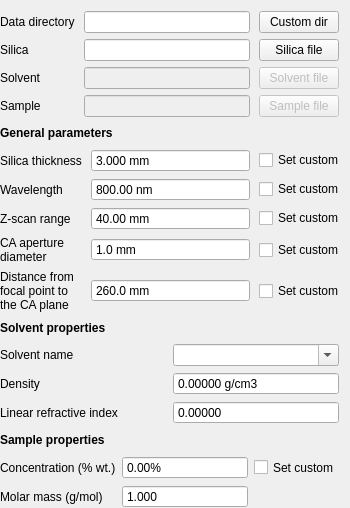
           <widget class="QFrame" name="fitting_leftmenu">
            <property name="sizePolicy">
             <sizepolicy hsizetype="Fixed" vsizetype="Minimum">
              <horstretch>0</horstretch>
              <verstretch>0</verstretch>
             </sizepolicy>
            </property>
            <property name="minimumSize">
             <size>
              <width>350</width>
              <height>500</height>
             </size>
            </property>
            <layout class="QVBoxLayout" name="verticalLayout_3">
             <property name="leftMargin">
              <number>0</number>
             </property>
             <property name="bottomMargin">
              <number>0</number>
             </property>
             <item>
              <layout class="QGridLayout" name="fittingFiles">
               <property name="horizontalSpacing">
                <number>9</number>
               </property>
               <item row="3" column="2">
                <widget class="QPushButton" name="customSampleFile_pushButton">
                 <property name="enabled">
                  <bool>false</bool>
                 </property>
                 <property name="minimumSize">
                  <size>
                   <width>80</width>
                   <height>0</height>
                  </size>
                 </property>
                 <property name="maximumSize">
                  <size>
                   <width>80</width>
                   <height>16777215</height>
                  </size>
                 </property>
                 <property name="text">
                  <string>Sample file</string>
                 </property>
                </widget>
               </item>
               <item row="2" column="2">
                <widget class="QPushButton" name="customSolventFile_pushButton">
                 <property name="enabled">
                  <bool>false</bool>
                 </property>
                 <property name="minimumSize">
                  <size>
                   <width>80</width>
                   <height>0</height>
                  </size>
                 </property>
                 <property name="maximumSize">
                  <size>
                   <width>80</width>
                   <height>16777215</height>
                  </size>
                 </property>
                 <property name="text">
                  <string>Solvent file</string>
                 </property>
                </widget>
               </item>
               <item row="3" column="0">
                <widget class="QLabel" name="label_31">
                 <property name="minimumSize">
                  <size>
                   <width>75</width>
                   <height>0</height>
                  </size>
                 </property>
                 <property name="text">
                  <string>Sample</string>
                 </property>
                 <property name="wordWrap">
                  <bool>true</bool>
                 </property>
                </widget>
               </item>
               <item row="0" column="2">
                <widget class="QPushButton" name="customDirectory_pushButton">
                 <property name="minimumSize">
                  <size>
                   <width>80</width>
                   <height>0</height>
                  </size>
                 </property>
                 <property name="maximumSize">
                  <size>
                   <width>80</width>
                   <height>16777215</height>
                  </size>
                 </property>
                 <property name="text">
                  <string>Custom dir</string>
                 </property>
                </widget>
               </item>
               <item row="1" column="1">
                <widget class="QLineEdit" name="silicaFilename_lineEdit">
                 <property name="focusPolicy">
                  <enum>Qt::NoFocus</enum>
                 </property>
                 <property name="contextMenuPolicy">
                  <enum>Qt::NoContextMenu</enum>
                 </property>
                 <property name="readOnly">
                  <bool>true</bool>
                 </property>
                </widget>
               </item>
               <item row="3" column="1">
                <widget class="QLineEdit" name="sampleFilename_lineEdit">
                 <property name="enabled">
                  <bool>false</bool>
                 </property>
                 <property name="focusPolicy">
                  <enum>Qt::NoFocus</enum>
                 </property>
                 <property name="contextMenuPolicy">
                  <enum>Qt::NoContextMenu</enum>
                 </property>
                 <property name="readOnly">
                  <bool>true</bool>
                 </property>
                </widget>
               </item>
               <item row="2" column="0">
                <widget class="QLabel" name="label_30">
                 <property name="minimumSize">
                  <size>
                   <width>75</width>
                   <height>0</height>
                  </size>
                 </property>
                 <property name="text">
                  <string>Solvent</string>
                 </property>
                 <property name="wordWrap">
                  <bool>true</bool>
                 </property>
                </widget>
               </item>
               <item row="1" column="0">
                <widget class="QLabel" name="label_29">
                 <property name="minimumSize">
                  <size>
                   <width>75</width>
                   <height>0</height>
                  </size>
                 </property>
                 <property name="text">
                  <string>Silica</string>
                 </property>
                </widget>
               </item>
               <item row="1" column="2">
                <widget class="QPushButton" name="customSilicaFile_pushButton">
                 <property name="minimumSize">
                  <size>
                   <width>80</width>
                   <height>0</height>
                  </size>
                 </property>
                 <property name="maximumSize">
                  <size>
                   <width>80</width>
                   <height>16777215</height>
                  </size>
                 </property>
                 <property name="text">
                  <string>Silica file</string>
                 </property>
                </widget>
               </item>
               <item row="2" column="1">
                <widget class="QLineEdit" name="solventFilename_lineEdit">
                 <property name="enabled">
                  <bool>false</bool>
                 </property>
                 <property name="focusPolicy">
                  <enum>Qt::NoFocus</enum>
                 </property>
                 <property name="contextMenuPolicy">
                  <enum>Qt::NoContextMenu</enum>
                 </property>
                 <property name="readOnly">
                  <bool>true</bool>
                 </property>
                </widget>
               </item>
               <item row="0" column="0">
                <widget class="QLabel" name="label_28">
                 <property name="minimumSize">
                  <size>
                   <width>75</width>
                   <height>0</height>
                  </size>
                 </property>
                 <property name="text">
                  <string>Data directory</string>
                 </property>
                </widget>
               </item>
               <item row="0" column="1">
                <widget class="QLineEdit" name="dataDirectory_lineEdit">
                 <property name="focusPolicy">
                  <enum>Qt::NoFocus</enum>
                 </property>
                 <property name="contextMenuPolicy">
                  <enum>Qt::NoContextMenu</enum>
                 </property>
                </widget>
               </item>
              </layout>
             </item>
             <item>
              <widget class="QLabel" name="label_36">
               <property name="sizePolicy">
                <sizepolicy hsizetype="Preferred" vsizetype="Fixed">
                 <horstretch>0</horstretch>
                 <verstretch>0</verstretch>
                </sizepolicy>
               </property>
               <property name="minimumSize">
                <size>
                 <width>0</width>
                 <height>20</height>
                </size>
               </property>
               <property name="font">
                <font>
                 <weight>75</weight>
                 <bold>true</bold>
                </font>
               </property>
               <property name="text">
                <string>General parameters</string>
               </property>
              </widget>
             </item>
             <item>
              <layout class="QGridLayout" name="genParams">
               <property name="horizontalSpacing">
                <number>9</number>
               </property>
               <item row="4" column="0">
                <widget class="QLabel" name="label_48">
                 <property name="minimumSize">
                  <size>
                   <width>75</width>
                   <height>40</height>
                  </size>
                 </property>
                 <property name="maximumSize">
                  <size>
                   <width>80</width>
                   <height>75</height>
                  </size>
                 </property>
                 <property name="text">
                  <string>Distance from focal point to the CA plane</string>
                 </property>
                 <property name="wordWrap">
                  <bool>true</bool>
                 </property>
                </widget>
               </item>
               <item row="0" column="2">
                <widget class="QCheckBox" name="customSilicaThickness_checkBox">
                 <property name="minimumSize">
                  <size>
                   <width>75</width>
                   <height>0</height>
                  </size>
                 </property>
                 <property name="maximumSize">
                  <size>
                   <width>80</width>
                   <height>16777215</height>
                  </size>
                 </property>
                 <property name="text">
                  <string>Set custom</string>
                 </property>
                 <property name="checked">
                  <bool>false</bool>
                 </property>
                </widget>
               </item>
               <item row="3" column="1">
                <widget class="QDoubleSpinBox" name="apertureDiameter_doubleSpinBox">
                 <property name="sizePolicy">
                  <sizepolicy hsizetype="Expanding" vsizetype="Fixed">
                   <horstretch>0</horstretch>
                   <verstretch>0</verstretch>
                  </sizepolicy>
                 </property>
                 <property name="locale">
                  <locale language="English" country="UnitedStates"/>
                 </property>
                 <property name="readOnly">
                  <bool>true</bool>
                 </property>
                 <property name="buttonSymbols">
                  <enum>QAbstractSpinBox::NoButtons</enum>
                 </property>
                 <property name="suffix">
                  <string> mm</string>
                 </property>
                 <property name="decimals">
                  <number>1</number>
                 </property>
                 <property name="value">
                  <double>1.000000000000000</double>
                 </property>
                </widget>
               </item>
               <item row="4" column="1">
                <widget class="QDoubleSpinBox" name="apertureToFocusDistance_doubleSpinBox">
                 <property name="sizePolicy">
                  <sizepolicy hsizetype="Expanding" vsizetype="Fixed">
                   <horstretch>0</horstretch>
                   <verstretch>0</verstretch>
                  </sizepolicy>
                 </property>
                 <property name="locale">
                  <locale language="English" country="UnitedStates"/>
                 </property>
                 <property name="readOnly">
                  <bool>true</bool>
                 </property>
                 <property name="buttonSymbols">
                  <enum>QAbstractSpinBox::NoButtons</enum>
                 </property>
                 <property name="suffix">
                  <string> mm</string>
                 </property>
                 <property name="decimals">
                  <number>1</number>
                 </property>
                 <property name="maximum">
                  <double>10000.000000000000000</double>
                 </property>
                 <property name="value">
                  <double>260.000000000000000</double>
                 </property>
                </widget>
               </item>
               <item row="1" column="2">
                <widget class="QCheckBox" name="customWavelength_checkBox">
                 <property name="minimumSize">
                  <size>
                   <width>75</width>
                   <height>0</height>
                  </size>
                 </property>
                 <property name="maximumSize">
                  <size>
                   <width>80</width>
                   <height>16777215</height>
                  </size>
                 </property>
                 <property name="text">
                  <string>Set custom</string>
                 </property>
                 <property name="checked">
                  <bool>false</bool>
                 </property>
                </widget>
               </item>
               <item row="0" column="1">
                <widget class="QDoubleSpinBox" name="silicaThickness_dataFittingTab_doubleSpinBox">
                 <property name="sizePolicy">
                  <sizepolicy hsizetype="Expanding" vsizetype="Fixed">
                   <horstretch>0</horstretch>
                   <verstretch>0</verstretch>
                  </sizepolicy>
                 </property>
                 <property name="locale">
                  <locale language="English" country="UnitedStates"/>
                 </property>
                 <property name="readOnly">
                  <bool>true</bool>
                 </property>
                 <property name="buttonSymbols">
                  <enum>QAbstractSpinBox::NoButtons</enum>
                 </property>
                 <property name="suffix">
                  <string> mm</string>
                 </property>
                 <property name="decimals">
                  <number>3</number>
                 </property>
                 <property name="value">
                  <double>3.000000000000000</double>
                 </property>
                </widget>
               </item>
               <item row="1" column="1">
                <widget class="QDoubleSpinBox" name="wavelength_dataFittingTab_doubleSpinBox">
                 <property name="sizePolicy">
                  <sizepolicy hsizetype="Expanding" vsizetype="Fixed">
                   <horstretch>0</horstretch>
                   <verstretch>0</verstretch>
                  </sizepolicy>
                 </property>
                 <property name="toolTip">
                  <string>&lt;html&gt;&lt;head/&gt;&lt;body&gt;&lt;p&gt;As loaded from &amp;quot;Silica&amp;quot; data file.&lt;br/&gt;Otherwise, defaults to 800 nm.&lt;br/&gt;To use custom value, check &amp;quot;Set custom&amp;quot; to the right.&lt;/p&gt;&lt;/body&gt;&lt;/html&gt;</string>
                 </property>
                 <property name="locale">
                  <locale language="English" country="UnitedStates"/>
                 </property>
                 <property name="readOnly">
                  <bool>true</bool>
                 </property>
                 <property name="buttonSymbols">
                  <enum>QAbstractSpinBox::NoButtons</enum>
                 </property>
                 <property name="suffix">
                  <string> nm</string>
                 </property>
                 <property name="maximum">
                  <double>20000.000000000000000</double>
                 </property>
                 <property name="value">
                  <double>800.000000000000000</double>
                 </property>
                </widget>
               </item>
               <item row="2" column="0">
                <widget class="QLabel" name="label_35">
                 <property name="minimumSize">
                  <size>
                   <width>75</width>
                   <height>0</height>
                  </size>
                 </property>
                 <property name="text">
                  <string>Z-scan range  </string>
                 </property>
                </widget>
               </item>
               <item row="3" column="2">
                <widget class="QCheckBox" name="customApertureDiameter_checkBox">
                 <property name="minimumSize">
                  <size>
                   <width>75</width>
                   <height>0</height>
                  </size>
                 </property>
                 <property name="maximumSize">
                  <size>
                   <width>80</width>
                   <height>16777215</height>
                  </size>
                 </property>
                 <property name="text">
                  <string>Set custom</string>
                 </property>
                 <property name="checked">
                  <bool>false</bool>
                 </property>
                </widget>
               </item>
               <item row="1" column="0">
                <widget class="QLabel" name="label_27">
                 <property name="minimumSize">
                  <size>
                   <width>75</width>
                   <height>0</height>
                  </size>
                 </property>
                 <property name="text">
                  <string>Wavelength</string>
                 </property>
                </widget>
               </item>
               <item row="3" column="0">
                <widget class="QLabel" name="label_43">
                 <property name="minimumSize">
                  <size>
                   <width>75</width>
                   <height>0</height>
                  </size>
                 </property>
                 <property name="text">
                  <string>CA aperture diameter</string>
                 </property>
                 <property name="wordWrap">
                  <bool>true</bool>
                 </property>
                </widget>
               </item>
               <item row="4" column="2">
                <widget class="QCheckBox" name="customApertureToFocusDistance_checkBox">
                 <property name="minimumSize">
                  <size>
                   <width>75</width>
                   <height>0</height>
                  </size>
                 </property>
                 <property name="maximumSize">
                  <size>
                   <width>80</width>
                   <height>16777215</height>
                  </size>
                 </property>
                 <property name="text">
                  <string>Set custom</string>
                 </property>
                 <property name="checked">
                  <bool>false</bool>
                 </property>
                </widget>
               </item>
               <item row="2" column="1">
                <widget class="QDoubleSpinBox" name="zscanRange_doubleSpinBox">
                 <property name="sizePolicy">
                  <sizepolicy hsizetype="Expanding" vsizetype="Fixed">
                   <horstretch>0</horstretch>
                   <verstretch>0</verstretch>
                  </sizepolicy>
                 </property>
                 <property name="toolTip">
                  <string>&lt;html&gt;&lt;head/&gt;&lt;body&gt;&lt;p&gt;As loaded from &amp;quot;Silica&amp;quot; data file.&lt;br/&gt;Otherwise, defaults to 40 mm.&lt;br/&gt;To use custom value, check &amp;quot;Set custom&amp;quot; to the right.&lt;/p&gt;&lt;p&gt;Caution: for data files not created with this program,&lt;br/&gt;the range will not be properly set (due to wrong&lt;br/&gt;assignment of starting and ending position of the bench).&lt;/p&gt;&lt;/body&gt;&lt;/html&gt;</string>
                 </property>
                 <property name="locale">
                  <locale language="English" country="UnitedStates"/>
                 </property>
                 <property name="readOnly">
                  <bool>true</bool>
                 </property>
                 <property name="buttonSymbols">
                  <enum>QAbstractSpinBox::NoButtons</enum>
                 </property>
                 <property name="suffix">
                  <string> mm</string>
                 </property>
                 <property name="maximum">
                  <double>100.000000000000000</double>
                 </property>
                 <property name="value">
                  <double>40.000000000000000</double>
                 </property>
                </widget>
               </item>
               <item row="2" column="2">
                <widget class="QCheckBox" name="customZscanRange_checkBox">
                 <property name="minimumSize">
                  <size>
                   <width>75</width>
                   <height>0</height>
                  </size>
                 </property>
                 <property name="maximumSize">
                  <size>
                   <width>80</width>
                   <height>16777215</height>
                  </size>
                 </property>
                 <property name="toolTip">
                  <string>&lt;html&gt;&lt;head/&gt;&lt;body&gt;&lt;p&gt;If this box is checked, this value will not&lt;br/&gt;be read from silica files.&lt;/p&gt;&lt;/body&gt;&lt;/html&gt;</string>
                 </property>
                 <property name="text">
                  <string>Set custom</string>
                 </property>
                 <property name="checked">
                  <bool>false</bool>
                 </property>
                </widget>
               </item>
               <item row="0" column="0">
                <widget class="QLabel" name="label_65">
                 <property name="minimumSize">
                  <size>
                   <width>75</width>
                   <height>0</height>
                  </size>
                 </property>
                 <property name="text">
                  <string>Silica thickness</string>
                 </property>
                </widget>
               </item>
              </layout>
             </item>
             <item>
              <widget class="QLabel" name="label_37">
               <property name="sizePolicy">
                <sizepolicy hsizetype="Preferred" vsizetype="Fixed">
                 <horstretch>0</horstretch>
                 <verstretch>0</verstretch>
                </sizepolicy>
               </property>
               <property name="minimumSize">
                <size>
                 <width>0</width>
                 <height>20</height>
                </size>
               </property>
               <property name="font">
                <font>
                 <weight>75</weight>
                 <bold>true</bold>
                </font>
               </property>
               <property name="text">
                <string>Solvent properties</string>
               </property>
              </widget>
             </item>
             <item>
              <layout class="QGridLayout" name="solventFittingParams">
               <item row="0" column="0">
                <widget class="QLabel" name="label_39">
                 <property name="text">
                  <string>Solvent name</string>
                 </property>
                </widget>
               </item>
               <item row="1" column="0">
                <widget class="QLabel" name="label_40">
                 <property name="text">
                  <string>Density</string>
                 </property>
                </widget>
               </item>
               <item row="2" column="0">
                <widget class="QLabel" name="label_41">
                 <property name="text">
                  <string>Linear refractive index</string>
                 </property>
                </widget>
               </item>
               <item row="0" column="1">
                <widget class="MyComboBox" name="solventName_comboBox">
                 <property name="editable">
                  <bool>true</bool>
                 </property>
                 <property name="insertPolicy">
                  <enum>QComboBox::InsertAlphabetically</enum>
                 </property>
                </widget>
               </item>
               <item row="1" column="1">
                <widget class="QDoubleSpinBox" name="solventDensity_doubleSpinBox">
                 <property name="locale">
                  <locale language="English" country="UnitedStates"/>
                 </property>
                 <property name="buttonSymbols">
                  <enum>QAbstractSpinBox::NoButtons</enum>
                 </property>
                 <property name="suffix">
                  <string> g/cm3</string>
                 </property>
                 <property name="decimals">
                  <number>5</number>
                 </property>
                 <property name="singleStep">
                  <double>0.000010000000000</double>
                 </property>
                </widget>
               </item>
               <item row="2" column="1">
                <widget class="QDoubleSpinBox" name="solventRefrIdx_doubleSpinBox">
                 <property name="locale">
                  <locale language="English" country="UnitedStates"/>
                 </property>
                 <property name="buttonSymbols">
                  <enum>QAbstractSpinBox::NoButtons</enum>
                 </property>
                 <property name="decimals">
                  <number>5</number>
                 </property>
                 <property name="singleStep">
                  <double>0.000010000000000</double>
                 </property>
                </widget>
               </item>
              </layout>
             </item>
             <item>
              <widget class="QLabel" name="label_38">
               <property name="sizePolicy">
                <sizepolicy hsizetype="Preferred" vsizetype="Fixed">
                 <horstretch>0</horstretch>
                 <verstretch>0</verstretch>
                </sizepolicy>
               </property>
               <property name="minimumSize">
                <size>
                 <width>0</width>
                 <height>20</height>
                </size>
               </property>
               <property name="font">
                <font>
                 <weight>75</weight>
                 <bold>true</bold>
                </font>
               </property>
               <property name="text">
                <string>Sample properties</string>
               </property>
              </widget>
             </item>
             <item>
              <layout class="QGridLayout" name="sampleFittingParams">
               <item row="0" column="1">
                <widget class="QDoubleSpinBox" name="concentration_dataFittingTab_doubleSpinBox">
                 <property name="locale">
                  <locale language="English" country="UnitedStates"/>
                 </property>
                 <property name="readOnly">
                  <bool>true</bool>
                 </property>
                 <property name="buttonSymbols">
                  <enum>QAbstractSpinBox::NoButtons</enum>
                 </property>
                 <property name="suffix">
                  <string>%</string>
                 </property>
                 <property name="maximum">
                  <double>100.000000000000000</double>
                 </property>
                </widget>
               </item>
               <item row="0" column="2">
                <widget class="QCheckBox" name="customConcentration_checkBox">
                 <property name="sizePolicy">
                  <sizepolicy hsizetype="Fixed" vsizetype="Preferred">
                   <horstretch>0</horstretch>
                   <verstretch>0</verstretch>
                  </sizepolicy>
                 </property>
                 <property name="minimumSize">
                  <size>
                   <width>75</width>
                   <height>0</height>
                  </size>
                 </property>
                 <property name="text">
                  <string>Set custom</string>
                 </property>
                 <property name="checked">
                  <bool>false</bool>
                 </property>
                </widget>
               </item>
               <item row="0" column="0">
                <widget class="QLabel" name="label_42">
                 <property name="sizePolicy">
                  <sizepolicy hsizetype="Fixed" vsizetype="Preferred">
                   <horstretch>0</horstretch>
                   <verstretch>0</verstretch>
                  </sizepolicy>
                 </property>
                 <property name="text">
                  <string>Concentration (% wt.)</string>
                 </property>
                </widget>
               </item>
               <item row="1" column="0">
                <widget class="QLabel" name="label_64">
                 <property name="sizePolicy">
                  <sizepolicy hsizetype="Fixed" vsizetype="Preferred">
                   <horstretch>0</horstretch>
                   <verstretch>0</verstretch>
                  </sizepolicy>
                 </property>
                 <property name="text">
                  <string>Molar mass (g/mol)</string>
                 </property>
                </widget>
               </item>
               <item row="1" column="1">
                <widget class="QDoubleSpinBox" name="concentration_dataFittingTab_doubleSpinBox_2">
                 <property name="locale">
                  <locale language="English" country="UnitedStates"/>
                 </property>
                 <property name="buttonSymbols">
                  <enum>QAbstractSpinBox::NoButtons</enum>
                 </property>
                 <property name="decimals">
                  <number>3</number>
                 </property>
                 <property name="minimum">
                  <double>1.000000000000000</double>
                 </property>
                 <property name="maximum">
                  <double>100000.000000000000000</double>
                 </property>
                </widget>
               </item>
              </layout>
             </item>
            </layout>
           </widget>
